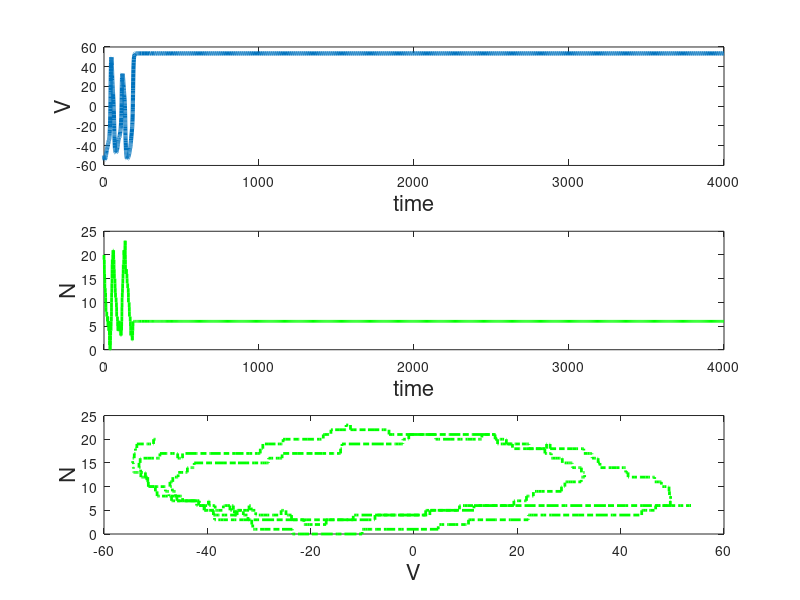

This chart was generated by the following MATLAB code:
function [V,N,t,Ntot]=ml_rtc()

    global Npotassium_tot
    global Npotassium
    global tau1  T1
    global tau2  T2

    Npotassium_tot = 40;
    Ntot = Npotassium_tot;
    tmax=4e3;

    % Parameters
    va = -1.2;
    vb = 18;
    vc = 2;
    vd = 30;
    phi = 0.04;

    % Initial conditions
    t0=0;
    t=t0; % global "external" time
    tau1=-log(rand); % time of next event on reaction stream 1 ("internal time")
    tau2=-log(rand); % time of next event on reaction stream 2 ("internal time")
    T1=0; % integrated intensity function for reaction 1
    T2=0; % integrated intensity function for reaction 2
    V0=-50; % start at an arbitrary middle voltage
    V=V0;
    N0=ceil(Ntot/2); % start with half of channels open
    Npotassium=N0;
    N=N0; % use N to record the time course

    % Morris Lecar
    global Iapp; Iapp=@(t)100; % applied current
    global minf; minf=@(v)0.5*(1+tanh((v-va)/vb)); % m-gate activation
    global xi; xi=@(v)(v-vc)/vd;  % scaled argument for n-gate input
    global ninf; ninf=@(v)0.5*(1+tanh(xi(v)));  % n-gate activation function
    global tau_n; tau_n=@(v)1./(phi*cosh(xi(v)/2)); % n-gate activation t-const
    global alpha; alpha=@(v)(ninf(v)./tau_n(v)); % per capita opening rate
    global beta; beta=@(v)((1-ninf(v))./tau_n(v)); % per capita closing rate

    options=odeset('Events',@nextevent);

    while t(end)<tmax

        U0=[V0;0;0;N0];
        tspan=[t(end),tmax];
        [tout,Uout,~,~,event_idx]=ode23(@dudtfunc,tspan,U0,options);
        Vout=Uout(:,1); % voltage at time of next event
        Nout=Uout(:,4); % number of channels open at end of next event
        t=[t,tout'];
        V=[V,Vout'];
        N=[N,Nout'];

        %% Identify which reaction occurred, adjust state, and
        %  continue, and set trigger for next event.
        mu=event_idx; % next reaction index
        if mu==1 % next reaction is a channel opening
            N0=N0+1;    % increment channel state
            tau1=tau1-log(rand); % increment in tau1 is exp'l with mean 1
        elseif mu==2 % next reaction is another channel closing
            N0=N0-1;    % decrement channel state
            tau2=tau2-log(rand); % increment in tau2 likewise
        end

        Npotassium=N0;
        if N0>Npotassium_tot, error('N>Ntot'), end
        if N0<0, error('N<0'), end
        T1=T1+Uout(end,2);
        T2=T2+Uout(end,3);
        V0=V(end);
    end % while t(end)<tmax

    %% Plot output
    figure
    subplot(3,1,1)
    plot(t,V, 'LineWidth', 3)
    xlabel('time', 'FontSize', 16)
    ylabel('V', 'FontSize', 16)
    subplot(3,1,2)
    plot(t,N, 'g', 'LineWidth', 2)
    xlabel('time', 'FontSize', 16)
    ylabel('N', 'FontSize', 16)
    subplot(3,1,3)
    plot(V, N, '-.', 'LineWidth', 2, 'color', 'g')
    xlabel('V', 'FontSize', 16)
    ylabel('N', 'FontSize', 16)
    shg
end

function dudt=dudtfunc(t,u)
    global Iapp  % Applied Current
    global minf  % asymptotic target for (deterministic) Calcium channel
    global Npotassium Npotassium_tot  % num. open, total num. of channels
    global alpha beta  % per capita transition rates

    vK = -84;
    vL = -60;
    vCa = 120;
    gK =8;
    gL =2;
    C=20;
    gCa = 4.4;

    v=u(1); % extract the voltage from the input vect
    dudt=[(Iapp(t)-gCa*minf(v)*(v-vCa)-gL*(v-vL)-gK*(Npotassium/Npotassium_tot)*(v-vK))/C; % voltage
    alpha(v)*(Npotassium_tot-Npotassium); % channel opening internal time
    beta(v)*Npotassium;% channel closing internal time
    0]; % N is constant between events
end

% Define behavior at threshold crossing
function [value,isterminal,direction] = nextevent(~,u)
    global tau1 T1 % timing trigger for reaction 1 (opening)
    global tau2 T2 % timing trigger for reaction 2 (closing)
    value=[u(2)-(tau1-T1);u(3)-(tau2-T2)];
    isterminal=[1;1]; % stop and restart integration at crossing
    direction=[1;1]; % increasing value of the quantity at the trigger
end
